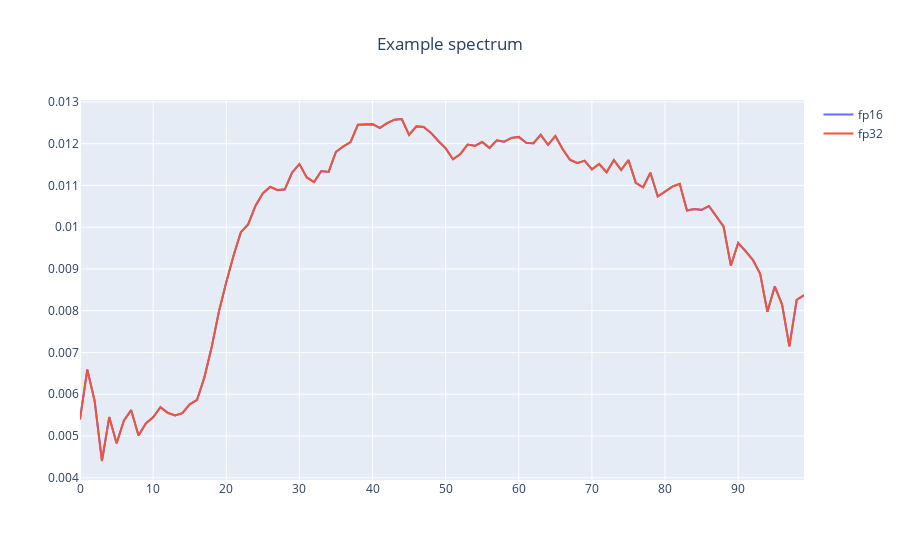

The code cell stored with this chart in its notebook:
### Code cell
sample_16 = dataset_16[2]
sample_32 = dataset_32[2]
s_16 = sample_16["features"][100, 200, :]
s_32 = sample_32["features"][100, 200, :]
fig = go.Figure()
# We need to cast float16 to float32 so that plotly can understand the dtype
fig.add_trace(go.Scatter(y=s_16.float(), name="fp16"))
fig.add_trace(go.Scatter(y=s_32, name="fp32"))
fig.update_layout(title_x=0.5, title_text="Example spectrum")
